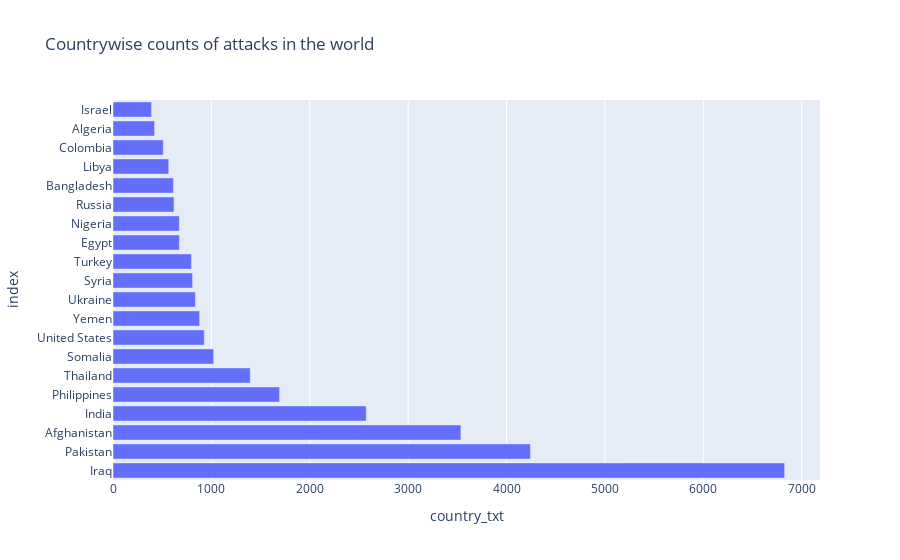

The code cell stored with this chart in its notebook:
### Code cell
fig =px.bar(dataset1.head(20) , x='country_txt', title="Countrywise counts of attacks in the world" )

fig.show()

### Figure 1 — Plotly figure (JSON) as saved in the notebook; plotly's stock layout.template omitted (floating-point values rounded to 4 significant figures)
{"data": [{"alignmentgroup": "True", "hovertemplate": "country_txt=%{x}<br>index=%{y}<extra></extra>", "legendgroup": "", "marker": {"color": "#636efa"}, "name": "", "offsetgroup": "", "orientation": "h", "showlegend": false, "textposition": "auto", "type": "bar", "x": [6827, 4243, 3536, 2574, 1693, 1395, 1023, 928, 881, 838, 809, 797, 675, 674, 620, 614, 567, 511, 423, 392], "xaxis": "x", "y": ["Iraq", "Pakistan", "Afghanistan", "India", "Philippines", "Thailand", "Somalia", "United States", "Yemen", "Ukraine", "Syria", "Turkey", "Egypt", "Nigeria", "Russia", "Bangladesh", "Libya", "Colombia", "Algeria", "Israel"], "yaxis": "y"}], "layout": {"barmode": "relative", "legend": {"tracegroupgap": 0}, "title": {"text": "Countrywise counts of attacks in the world"}, "xaxis": {"anchor": "y", "domain": [0, 1], "title": {"text": "country_txt"}}, "yaxis": {"anchor": "x", "domain": [0, 1], "title": {"text": "index"}}}}
